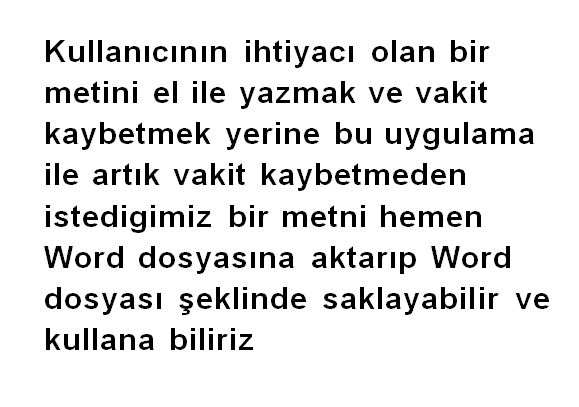
%> input picture deneme3.JPG, 579 x 407 px
$ octave OCR.m   (GNU Octave 9; MATLAB toolbox functions it lacks are replaced by stand-ins)
%> lines starting %> are read from the running program, lines starting %| are printed output that depends on the picture; in (x1, y1, x2, y2) boxes, pixels count from 0 and x2, y2 are one past the last pixel; in counts of white or black regions, pixels touching at a corner belong together; the program's own positions count from 1
### lines.m
function [fl re]=lines(im_text)
im_text=clip(im_text);
num_files=size(im_text,1);
for s=1:num_files
    if sum(im_text(s,:))==0
        nm=im_text(1:s-1, :); % 軱K SATIR
        rm=im_text(s:end, :); % GER軾E KALAN SATIRLAR
        fl = clip(nm);
        re=clip(rm);
        break
    else
        fl=im_text; % TEK SATIRDAN OLU轚YOR.
        re=[ ]; % GER軾E KALAN SATIR YOK.
    end
end
end
% CL軵 FONKS軾ONUNU TANITMAK.
function img_out=clip(img_in)
[f c]=find(img_in);
img_out=img_in(min(f):max(f),min(c):max(c));
end

### OCR.m
clc, close all, clear all % PROGRAMI ÇALIÞTIRMADAN ÖNCE ÇALIÞIR DURUMDAKÝ TÜM UYGULAMALARI VE PENCERELERÝ KAPATMAK VE  AYRICA COMMAND WÝNDOWU TEMÝZLEMEK ÝÇÝN.
imagen=imread('deneme3.jpg'); % ÝNPUT RESMÝ.
%> imagen is the input picture: size 407x579x3 uint8; min 0, max 255, mean 228.6
imshow(imagen); % ÝNPUT RESMÝNÝ GÖSTERME.
title('INPUT RESMÝ') % ÝNPUT RESMÝNE BAÞLIK KOYMA.
if size(imagen,3)==3 % RESMÝ BÝNAY YAPMAK ÝÇÝN ÖNCE RESMÝ GRAY KODA DÖNÜÞTÜRÜYORUZ.
    imagen=rgb2gray(imagen);
%> imagen: size 407x579 uint8
end
threshold = graythresh(imagen); % TÜM RESMÝ BAZ ALARAK(ORTALAMA) MATLAB OTOMATÝK OLARAK THRESHOLD DEÐERÝ ATIYOR.
%> threshold = 0.514
imagen =~im2bw(imagen,threshold); % ÝNPUT RESMÝMÝZE UYGULUYORUZ. FAKAT NOT EQUAL OPERATORUNU KULLANIYORUZ CUNKU BÝZÝM TEMPLATESLERÝMÝZ SÝYAH ÜZERÝNE BEYAZ KARAKTERLER.
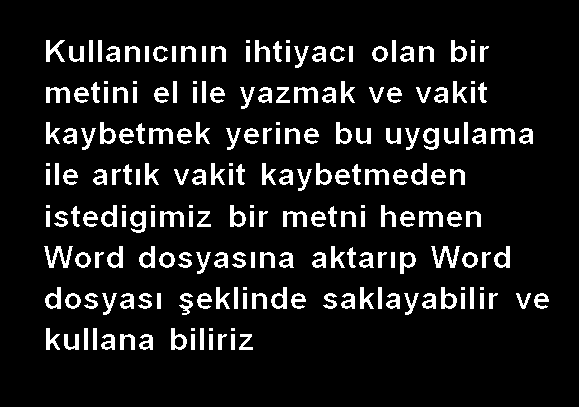
%> imagen: size 407x579 logical; 10.1% white; 213 white regions (22 under 20 px), largest, box (x1, y1, x2, y2) and area: (431, 246, 460, 268) 272, (44, 246, 73, 268) 267, (46, 87, 70, 103) 212
imagen = bwareaopen(imagen,30); % 30-CONNECTED NEÝGHBORHOOD OLMAYANLARI RESÝMDEN ELÝYORUZ. SÝYAH(SIFIR) YAPIYORUZ.
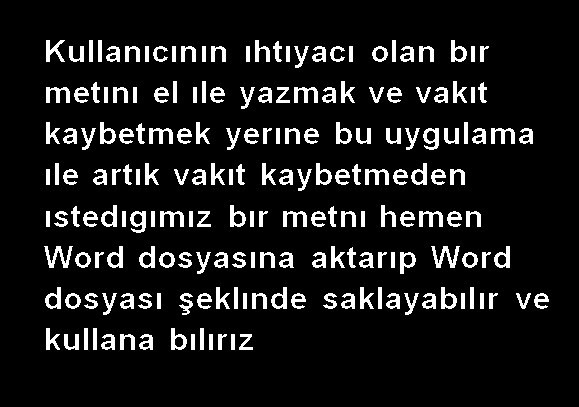
%> imagen: size 407x579 logical; 10% white; 191 white regions, largest, box (x1, y1, x2, y2) and area: (431, 246, 460, 268) 272, (44, 246, 73, 268) 267, (46, 87, 70, 103) 212
word=[ ]; % text DOSYASINA YAZACAÐIMIZ KARAKTERLERÝ WORD STRÝNGÝNDE DEPOLAYACAÐIZ.
re=imagen; % KOLAY YAZMAK ÝÇÝN KISALTIYORUZ.
fid = fopen('text.txt', 'wt');
load templates % BELÝNEN TEPMLATESLERÝ YÜKLEME.
global templates % TEMPLATESLERÝ PROGRAM ÝÇERÝSÝNDE GLOBAL YAPMA.
num_letras=size(templates,2); % 50 TANE KARAKTERÝMÝZ VAR(HARFLER VE RAKAMLAR OLMAK ÜZERE)
while 1
    [fl re]=lines(re); % LÝNES FONKSÝYONU
    imgn=fl;
    [L Ne] = bwlabel(imgn); % BURADA RESMÝN ÝÇÝNDEKÝ COMPONENTLERÝ(FARKLI KARAKTERLERÝ) TANIMLIYORUZ. "NE" KAÇ TANE KARAKTER OLDUÐUNU GÖSTERÝYOR.
    for n=1:Ne
        [r,c] = find(L==n); % MESELA n=2 ÝÇÝN BULDUÐU COMPONENT(KARAKTER) RC MATRÝXÝNÝ OLUÞTURUYOR. RC MATRÝXÝ ONUN YARÝNÝ BELÝRLÝYOR(LOCATÝON).
            [r1, c2]= find(L==n+1);%alýnan bir sonraki karekterin deðerleridir bunlarda r ve c olan karakterlerden bir sonraki

            fark = min(c2)-max(c);% iki karakter arasýndaki boþluðu hesaplýyoruz
            %imgn kendi resmim
        n1=imgn(min(r):max(r),min(c):max(c)); % N1 COMPONENTÝ(KARAKTER) ÝÇÝN SOL ÜSTEN SAÐ ALTA KADAR SINIRLIYORUZ ONU, O COMPONENTÝ OLUÞTURAN YERLERÝ BELÝRTÝYOR.
       [ksef tempT]=size(imgn);
       [msef tempT]=size(n1);
         b=0;
        if ksef == msef
           b= 1;% 1 se büyük karakter deðilse küçük
        end
       % if ksef > msef
        %    b=0;
        %end

        img_r=imresize(n1,[42 24]);% TEMPLATESLERÝMÝZ 42X24 PÝXEL OLDUKLARI ÝÇÝN, BULUNAN KARAKTERÝ YENÝDEN BOYUTLANDIRIYORUZ.
        imagn = img_r;
        %read letter a gönder okunsun diye
        letter=read_letter(imagn,num_letras,b); % ,b vardý sonda sildim READ_LETTER FONKSÝYONU ÇAÐIRILIYOR.
        word=[word letter]; % WORD MATRÝXÝ ÝÇERÝSÝNE BULUNAN KARAKTER YAZILIYOR. HER SEFERÝNDE BULUNAN KARAKTER SÝLÝNMEMESÝ ÝÇÝN BU FORMATTA TANIMLIYORUZ.
       %fark varsa boþluk býrakýyoruz
        if fark >= 10
                word=[word ' '];
            end
    end

    fprintf(fid,'%s\n',word); % ÝLK SATIRDAKÝ TÜM KARAKTERLER TANIMLANIP WORD MATRÝXÝNE YAZILDIKTAN SONRA, ÝLK SATIRI TEXT DOSYASININ ÝLK SATIRINA YAZIYORUZ.
    word=[ ]; % ÝKÝNCÝ SATIR ÝÇÝN , MATRÝSÝ BOÞALTIYORUZ.
    if isempty(re) % EÐER RE BOÞSA LOOPTAN ÇIKIYORUZ.
        break
    end
end
%> this loop made 8 passes
%> Ne on passes 1 to 8: 27, 24, 25, 24, 24, 24, 29, 14
%> pass 1, in clip, `img_out=img_in(min(f):max(f),min(c):max(c));`:
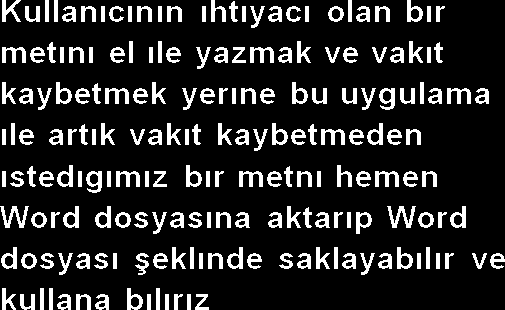
%> img_out: size 310x505 logical; 15% white; 191 white regions, largest, box (x1, y1, x2, y2) and area: (387, 206, 416, 228) 272, (0, 206, 29, 228) 267, (2, 47, 26, 63) 212
%> pass 1, `[fl re]=lines(re);`:
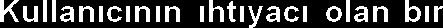
%> fl: size 28x443 logical; 24.1% white; 27 white regions, largest, box (x1, y1, x2, y2) and area: (0, 0, 19, 22) 198, (405, 0, 421, 22) 179, (209, 0, 224, 22) 162
%> pass 1, `[fl re]=lines(re);`:
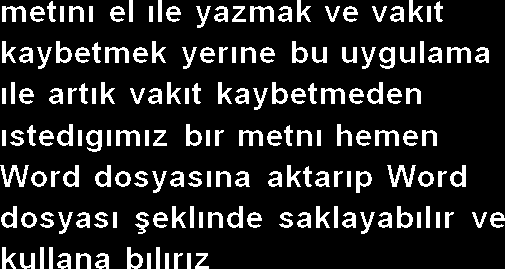
%> re: size 269x505 logical; 15.1% white; 164 white regions, largest, box (x1, y1, x2, y2) and area: (387, 165, 416, 187) 272, (0, 165, 29, 187) 267, (2, 6, 26, 22) 212
%> pass 1, `[L Ne] = bwlabel(imgn);`:
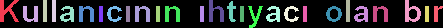
%> L: size 28x443 double; 28 distinct labels, from 0 to 27; one colour per label, 0 black
fclose(fid); % TEXT DOSYASINI KAPATIYORUZ.
winopen('text.txt')
